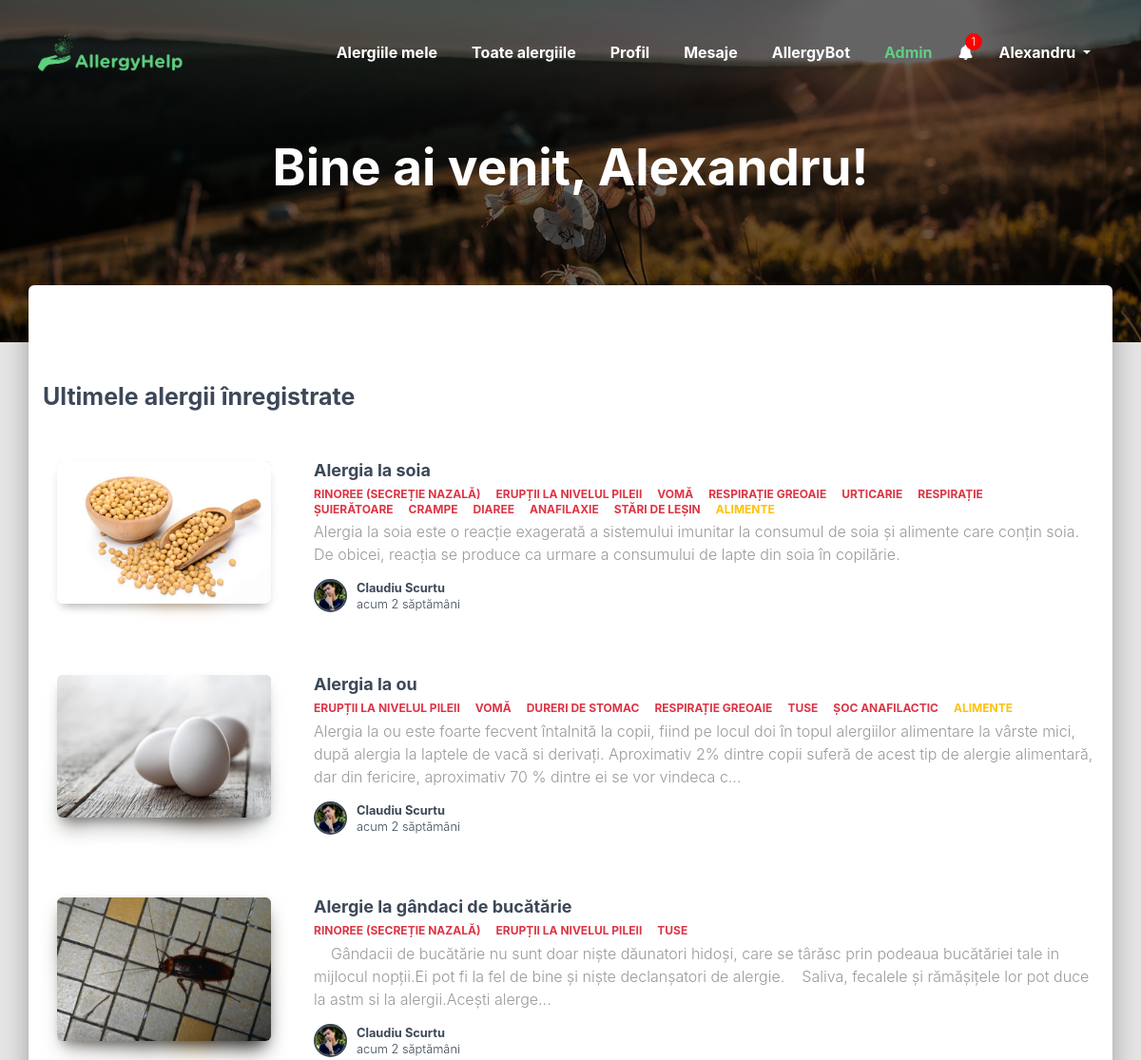
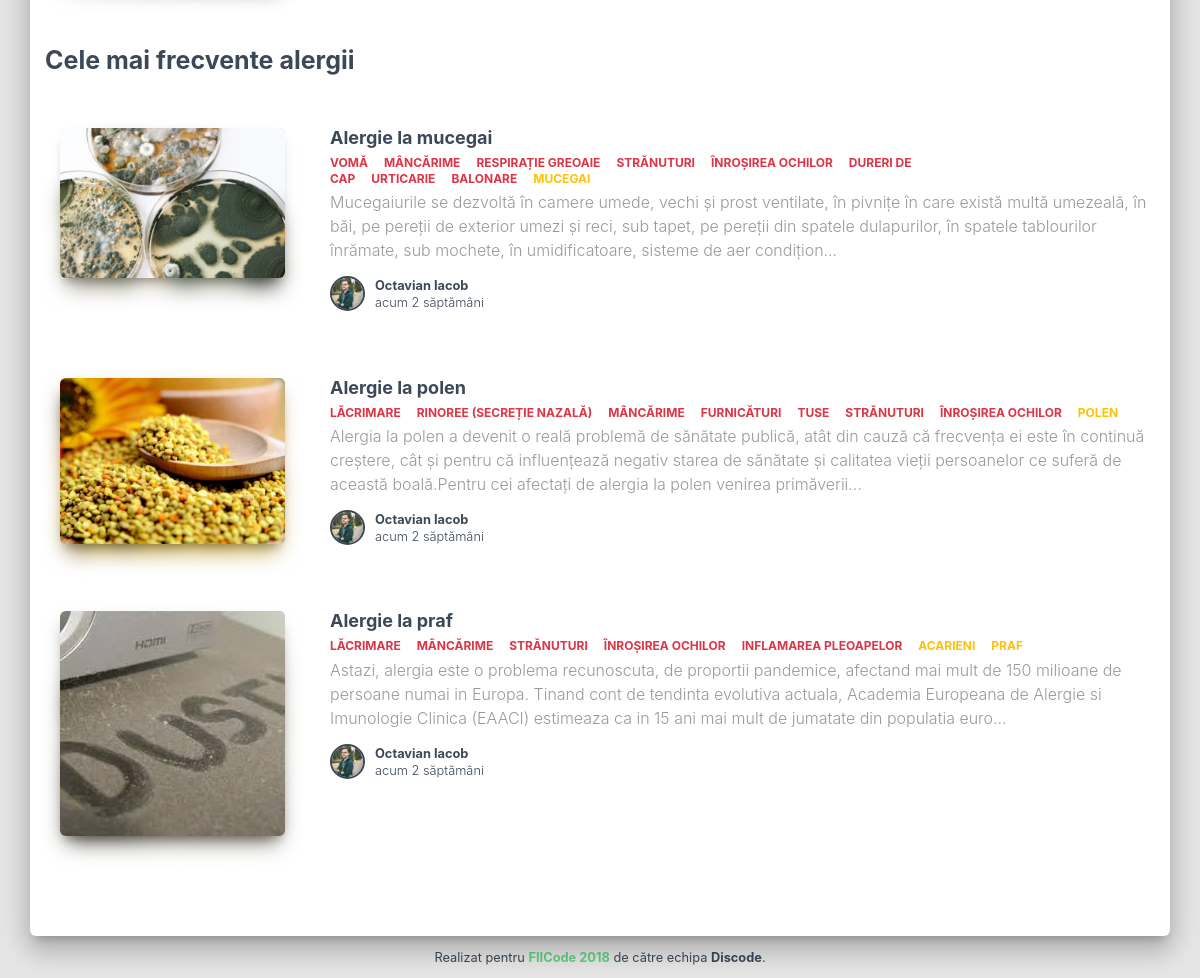
/index.php (signed in), run on the app's committed database (2 pictures, top to bottom).
### tables this page shows
CREATE TABLE `allergies` (
  `id` int(11) NOT NULL,
  `name` varchar(256) NOT NULL,
  `content` longtext NOT NULL,
  `date` datetime NOT NULL,
  `author` int(11) NOT NULL,
  `frequent` int(11) NOT NULL DEFAULT '0'
);

CREATE TABLE `signs` (
  `id` int(11) NOT NULL,
  `sign` varchar(128) NOT NULL
);

CREATE TABLE `causes` (
  `id` int(11) NOT NULL,
  `cause` varchar(128) NOT NULL
);

CREATE TABLE `users` (
  `id` int(11) NOT NULL,
  `lastname` varchar(64) NOT NULL,
  `firstname` varchar(64) NOT NULL,
  `admin` tinyint(1) NOT NULL DEFAULT '0',
  `email` varchar(64) NOT NULL,
  `password` varchar(64) NOT NULL,
  `regtime` datetime NOT NULL
);

### assets/php/functions.php (the view, shortened to what this page needs)
<?php
	class Utils
	{
		public function __construct()
		{
			$this->db = new mysqli(DB_SERVER, DB_USERNAME, DB_PASSWORD, DB_DATABASE);
		}
		public function mysqli_result($res, $row = 0, $col = 0)
		{
			$numrows = mysqli_num_rows($res);
			if ($numrows && $row <= ($numrows - 1) && $row >= 0)
			{
				mysqli_data_seek($res,$row);
				$resrow = (is_numeric($col)) ? mysqli_fetch_row($res) : mysqli_fetch_assoc($res);
				if (isset($resrow[$col]))
					return $resrow[$col];
			}
			return false;
		}
		public function time_passed($timestamp)
		{
			$timestamp      = strtotime($timestamp);
			$current_time   = strtotime(date('Y-m-d H:i:s', time()));
			$diff           = $current_time - $timestamp;
			$intervals      = array (
				'year' => 31556926, 'month' => 2629744, 'week' => 604800, 'day' => 86400, 'hour' => 3600, 'minute'=> 60
			);
			$prepoz = "de";
			if ($diff >= $intervals['week'] && $diff < $intervals['month'])
			{
				$diff = floor($diff/$intervals['week']);
				if($diff < 20) $prepoz = "";
				return $diff == 1 ? 'acum o săptămână' : 'acum ' . $diff . ' '. $prepoz .' săptămâni';
			}
		}
	}
	class User extends Utils
	{
		public function get_firstname($id)
		{
			return $this->mysqli_result(mysqli_query($this->db, "SELECT firstname FROM users WHERE id = '$id'"));
		}
		public function get_lastname($id)
		{
			return $this->mysqli_result(mysqli_query($this->db, "SELECT lastname FROM users WHERE id = '$id'"));
		}
		public function get_allergy_cover($id)
		{
			if(file_exists("assets/img/allergies/".$id.".jpg")) $cover = $id;
			else $cover = 0;
			$source = "assets/img/allergies/" . $cover . ".jpg?=" . filemtime('assets/img/allergies/'.$cover.'.jpg');
			return $source;
		}
		public function get_avatar($id)
		{
			if(file_exists("assets/img/avatars/".$id.".jpg")) $avatar = $id;
			else $avatar = 0;
			$source = "assets/img/avatars/" . $avatar . ".jpg?=" . filemtime('assets/img/avatars/'.$avatar.'.jpg');
			return $source;
		}
		public function get_last_allergies()
		{
			$frequent = $this->mysqli_result(mysqli_query($this->db, "SELECT COUNT(*) FROM allergies WHERE frequent = 1"));
			$sql = "SELECT * FROM allergies ORDER BY date DESC LIMIT $frequent";
			$result = mysqli_query($this->db, $sql);
			if(mysqli_num_rows($result))
			{
				while($row = mysqli_fetch_assoc($result))
				{
					echo '
					<a href="index.php?p=allergy&a='.$row['id'].'">
						<div class="card card-plain">
							<div class="row">
								<div class="col-md-4 col-lg-3">
									<div class="card-header card-header-image">
										<img class="img" src="'.$this->get_allergy_cover($row['id']).'">
										<div class="colored-shadow" style="background-image: url('.$this->get_allergy_cover($row['id']).'); opacity: 1;"></div>
									</div>
								</div>
								<div class="col-md-8 col-lg-9">
									<h4 class="card-title mb-0">
										'.$row['name'].'
									</h4>
									<p class="categories my-1">';
					$this->get_allergy_signs($row['id']);
					$this->get_allergy_causes($row['id']);
					echo '
									</p>
									<p class="card-description">
										'.mb_strimwidth(strip_tags($row['content']), 0, 300, "...").'
									</p>
									<p class="author">
										<img src="'.$this->get_avatar($row['author']).'" class="avatar" />
										<strong>'.$this->get_firstname($row['author']).' '.$this->get_lastname($row['author']).'</strong>
										<br />'.$this->time_passed($row['date']).'
									</p>
								</div>
							</div>
						</div>
					</a>
					';
				}
			}
		}
		public function get_frequent_allergies()
		{
			$sql = "SELECT * FROM allergies WHERE frequent = 1 ORDER BY date DESC";
			$result = mysqli_query($this->db, $sql);
			if(mysqli_num_rows($result))
			{
				while($row = mysqli_fetch_assoc($result))
				{
					echo '
					<a href="index.php?p=allergy&a='.$row['id'].'">
						<div class="card card-plain">
							<div class="row">
								<div class="col-md-4 col-lg-3">
									<div class="card-header card-header-image">
										<img class="img" src="'.$this->get_allergy_cover($row['id']).'">
										<div class="colored-shadow" style="background-image: url('.$this->get_allergy_cover($row['id']).'); opacity: 1;"></div>
									</div>
								</div>
								<div class="col-md-8 col-lg-9">
									<h4 class="card-title mb-0">
										'.$row['name'].'
									</h4>
									<p class="categories my-1">';
					$this->get_allergy_signs($row['id']);
					$this->get_allergy_causes($row['id']);
					echo '
									</p>
									<p class="card-description">
										'.mb_strimwidth(strip_tags($row['content']), 0, 300, "...").'
									</p>
									<p class="author">
										<img src="'.$this->get_avatar($row['author']).'" class="avatar" />
										<strong>'.$this->get_firstname($row['author']).' '.$this->get_lastname($row['author']).'</strong>
										<br />'.$this->time_passed($row['date']).'
									</p>
								</div>
							</div>
						</div>
					</a>
					';
				}
			}
		}
		public function get_allergy_signs($allergy)
		{
			$sql = "SELECT signs.sign FROM allergy_signs INNER JOIN signs ON allergy_signs.sign = signs.id WHERE allergy_signs.allergy = '$allergy' ORDER BY allergy_signs.sign ASC";
			$result = mysqli_query($this->db, $sql);
			if(mysqli_num_rows($result))
				while($row = mysqli_fetch_assoc($result))
					echo '<span class="text-danger mr-3">'.$row['sign'].'</span>';
		}
		public function get_allergy_causes($allergy)
		{
			$sql = "SELECT causes.cause FROM allergy_causes INNER JOIN causes ON allergy_causes.cause = causes.id WHERE allergy_causes.allergy = '$allergy' ORDER BY allergy_causes.cause ASC";
			$result = mysqli_query($this->db, $sql);
			if(mysqli_num_rows($result))
				while($row = mysqli_fetch_assoc($result))
					echo '<span class="text-warning mr-3">'.$row['cause'].'</span>';
		}
	}
?>

### assets/css/style.css (style rules this page uses)
:root { --ah-green: #5fcf80; --ah-dark: #343a40; }
html * { -webkit-font-smoothing: antialiased; -moz-osx-font-smoothing: grayscale; }
body { background-color: #E5E5E5; color: #3C4858; }
body, h1, h2, h3, h4, h5, h6, .h1, .h2, .h3, .h4, .h5, .h6 { font-family: -apple-system, BlinkMacSystemFont, "Segoe UI", Roboto, "Helvetica Neue", Arial, sans-serif; font-weight: 300; line-height: 1.5em; }
a { color: var(--ah-green); }
.description, .card-description, .footer-big p { color: #999; }
h4, h5, h6, .h4, .h5, .h6 { margin-top: 10px; margin-bottom: 10px; }
h4, .h4 { font-weight: 300; font-size: 1.125rem; line-height: 1.5em; }
.card { position: relative; display: flex; flex-direction: column; min-width: 0; word-wrap: break-word; border: 0; margin-bottom: 30px; margin-top: 30px; border-radius: 6px; color: rgba(0,0,0,.87); background: #fff; width: 100%; box-shadow: 0 2px 2px 0 rgba(0,0,0,.14), 0 3px 1px -2px rgba(0,0,0,.2), 0 1px 5px 0 rgba(0,0,0,.12); }
.card-plain { background: transparent; box-shadow: none; }
.card .card-header.card-header-image { position: relative; padding: 0; z-index: 1; margin-top: 20px; border-radius: 6px; }
.card .card-header.card-header-image .colored-shadow { transform: scale(.94); top: 12px; filter: blur(12px); position: absolute; width: 100%; height: 100%; background-size: cover; z-index: -1; transition: opacity .45s; opacity: 0; }
.card .card-header.card-header-image img { width: 100%; border-radius: 6px; pointer-events: none; box-shadow: 0 5px 15px -8px rgba(0,0,0,.24), 0 8px 10px -5px rgba(0,0,0,.2); }
.card-title { color: #3c4858; font-weight: 700; margin: 1rem 0 .625rem 0; }
b, strong { font-weight: 700; }
.card .card-header { border-radius: 3px; padding: 1rem 15px; margin-left: 15px; margin-right: 15px; margin-top: -30px; border: 0; background: linear-gradient(60deg,#eee,#bdbdbd); }
.avatar { width: 28px; height: 28px; margin-right: 10px; float: left; margin-top: -2px; border-radius: 50%; border: 2px solid var(--ah-green); }
.author { font-size: 80%; color: #3c4858; line-height: 1.3; }
.author .avatar { width: 35px; height: 35px; border: 2px solid #3c4858; }
.categories { text-transform: uppercase; font-size: .75rem; font-weight: 700; line-height: 1.3; }

### data on the page
allergies: shows a picture, name "Alergia la soia", content "Alergia la soia este o reacție exagerată a sistemului imunitar la consumul de soia și alimente care conțin soia. De obicei, reacția se produce ca urmare a consumului de lapte din soia în copilărie.", author.firstname "Claudiu", author.lastname "Scurtu", date "acum 2 săptămâni"
signs: sign "RINOREE (SECREȚIE NAZALĂ)"
signs: sign "ERUPȚII LA NIVELUL PILEII"
signs: sign "VOMĂ"
signs: sign "RESPIRAȚIE GREOAIE"
signs: sign "URTICARIE"
signs: sign "RESPIRAȚIE ȘUIERĂTOARE"
signs: sign "CRAMPE"
signs: sign "DIAREE"
signs: sign "ANAFILAXIE"
signs: sign "STĂRI DE LEȘIN"
causes: cause "ALIMENTE"
allergies: shows a picture, name "Alergia la ou", content "Alergia la ou este foarte fecvent întalnită la copii, fiind pe locul doi în topul alergiilor alimentare la vârste mici, după alergia la laptele de vacă si derivați. Aproximativ 2% dintre copii suferă de acest tip de alergie alimentară, dar din fericire, aproximativ 70 % dintre ei se vor vindeca c...", author.firstname "Claudiu", author.lastname "Scurtu", date "acum 2 săptămâni"
signs: sign "DURERI DE STOMAC"
signs: sign "TUSE"
signs: sign "ȘOC ANAFILACTIC"
allergies: shows a picture, name "Alergie la gândaci de bucătărie", content "Gândacii de bucătărie nu sunt doar niște dăunatori hidoși, care se târăsc prin podeaua bucătăriei tale in mijlocul nopții.Ei pot fi la fel de bine și niște declanșatori de alergie. Saliva, fecalele și rămășițele lor pot duce la astm si la alergii.Acești alerge...", author.firstname "Claudiu", author.lastname "Scurtu", date "acum 2 săptămâni"
allergies: shows a picture, name "Alergie la mucegai", content "Mucegaiurile se dezvoltă în camere umede, vechi şi prost ventilate, în pivniţe în care există multă umezeală, în băi, pe pereţii de exterior umezi şi reci, sub tapet, pe pereţii din spatele dulapurilor, în spatele tablourilor înrămate, sub mochete, în umidificatoare, sisteme de aer condiţion...", author.firstname "Octavian", author.lastname "Iacob", date "acum 2 săptămâni"
signs: sign "MÂNCĂRIME"
signs: sign "STRĂNUTURI"
signs: sign "ÎNROȘIREA OCHILOR"
signs: sign "DURERI DE CAP"
signs: sign "BALONARE"
causes: cause "MUCEGAI"
allergies: shows a picture, name "Alergie la polen", content "Alergia la polen a devenit o reală problemă de sănătate publică, atât din cauză că frecvența ei este în continuă creștere, cât și pentru că influențează negativ starea de sănătate și calitatea vieții persoanelor ce suferă de această boală.Pentru cei afectați de alergia la polen venirea primăverii...", author.firstname "Octavian", author.lastname "Iacob", date "acum 2 săptămâni"
signs: sign "LĂCRIMARE"
signs: sign "FURNICĂTURI"
causes: cause "POLEN"
allergies: shows a picture, name "Alergie la praf", content "Astazi, alergia este o problema recunoscuta, de proportii pandemice, afectand mai mult de 150 milioane de persoane numai in Europa. Tinand cont de tendinta evolutiva actuala, Academia Europeana de Alergie si Imunologie Clinica (EAACI) estimeaza ca in 15 ani mai mult de jumatate din populatia euro...", author.firstname "Octavian", author.lastname "Iacob", date "acum 2 săptămâni"
signs: sign "INFLAMAREA PLEOAPELOR"
causes: cause "ACARIENI"
causes: cause "PRAF"

### other printed values
$user->count_notifications($id) "1"
$user->get_firstname($id) "Alexandru"
